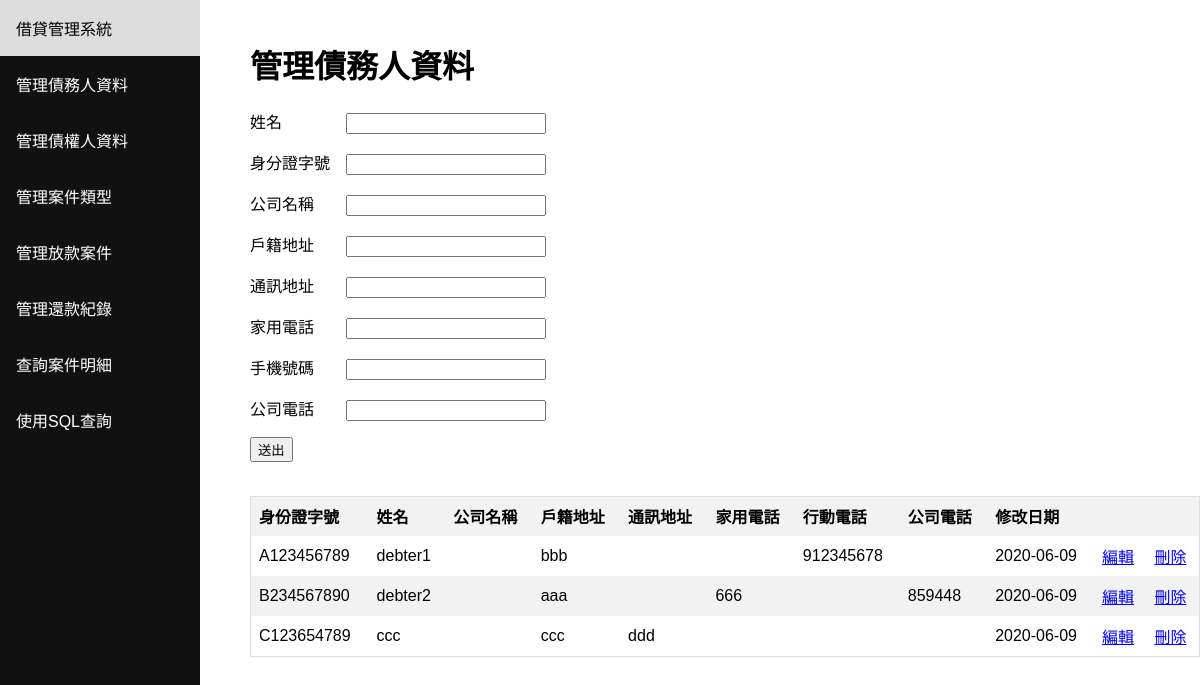
Page /debter on the earlier database version.
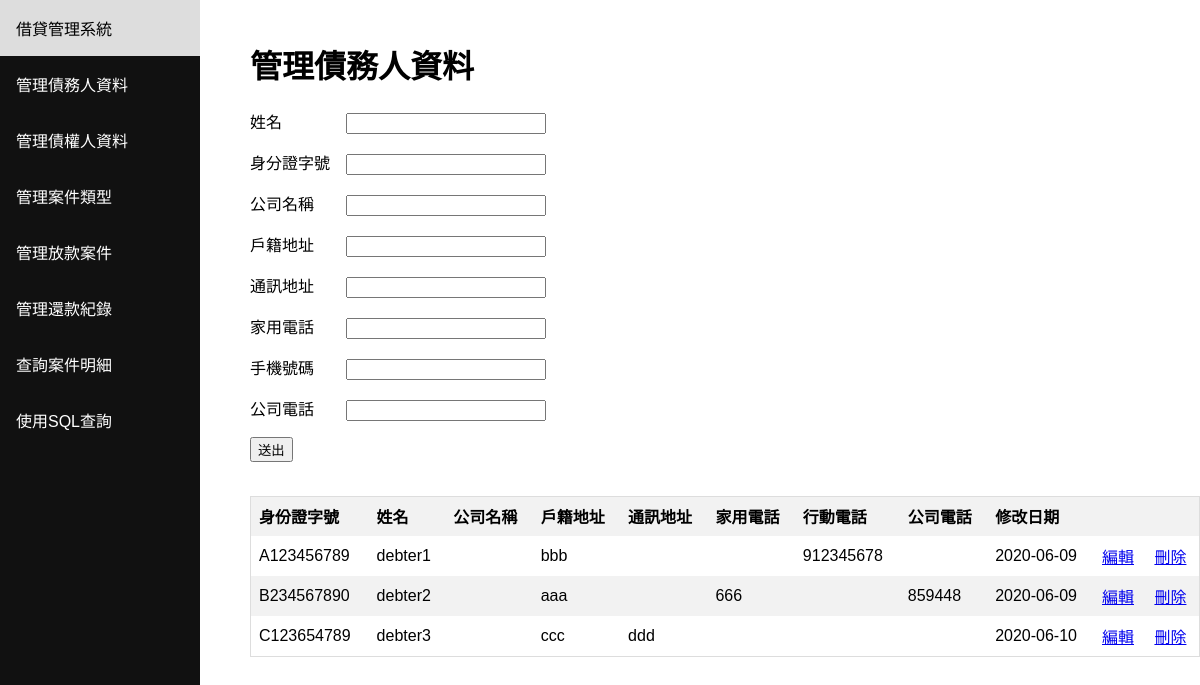
Same page on the later database version.
### tables this page shows
CREATE TABLE "DEBTER" (
	`ID`	TEXT NOT NULL UNIQUE,
	`Name`	TEXT NOT NULL,
	`CompanyName`	TEXT,
	`ResidenceAddress`	TEXT NOT NULL,
	`MailingAddress`	TEXT,
	`TelPhoneNumber`	INTEGER,
	`MobilePhoneNumber`	INTEGER,
	`CompanyPhoneNumber`	TEXT,
	`EditDate`	TEXT NOT NULL,
	PRIMARY KEY(`ID`)
);

### main.py (the view)
@app.route('/debter', methods=['GET', 'POST'])
def debter():
    if request.method == 'POST':
        edit_data('DEBTER')
    table = get_query("select * from DEBTER;")
    return render_template(
                'debter.html',
                columns=['身份證字號','姓名','公司名稱','戶籍地址','通訊地址','家用電話','行動電話','公司電話','修改日期'],
                table=table
            )

### main.py (called while the page is built)
def get_query(query):
    conn = sqlite3.connect('database.db')
    conn.row_factory = sqlite3.Row
    cur = conn.cursor()
    exe = cur.execute(query)
    rows = cur.fetchall()
    conn.close()
    output = []
    for row in rows:
        temp = dict(row)
        output.append(list(temp.values()))
    return output

### templates/debter.html (shortened to what this page needs)
<html><header><title>借貸管理系統</title></header><body><div class="sidenav"><a href="/">借貸管理系統</a><a href="/debter">管理債務人資料</a><a href="/creditor">管理債權人資料</a><a href="/project_type">管理案件類型</a><a href="/project">管理放款案件</a><a href="/period">管理還款紀錄</a><a href="/project_record">查詢案件明細</a><a href="/sql">使用SQL查詢</a></div><div class="content"><h1>管理債務人資料</h1><form method="POST" action=""><div>{% if edit %}<p>姓名　　　　<input name="Name" style="width:200px" value="{{ data[0] }}"/></p><p>身分證字號　<input name="ID" style="width:200px" value="{{ data[1] }}"/></p><p>公司名稱　　<input name="CompanyName" style="width:200px" value="{{ data[2] }}"/></p><p>戶籍地址　　<input name="ResidenceAddress" style="width:200px" value="{{ data[3] }}"/></p><p>通訊地址　　<input name="MailingAddress" style="width:200px" value="{{ data[4] }}"/></p><p>家用電話　　<input name="TelPhoneNumber" type="tel" style="width:200px" value="{{ data[5] }}"/></p><p>手機號碼　　<input name="MobilePhoneNumber" style="width:200px" value="{{ data[6] }}"/></p><p>公司電話　　<input name="CompanyPhoneNumber" type="tel" style="width:200px" value="{{ data[7] }}"/></p>{% else %}<p>姓名　　　　<input name="Name" style="width:200px"/></p><p>身分證字號　<input name="ID" style="width:200px"/></p><p>公司名稱　　<input name="CompanyName" style="width:200px"/></p><p>戶籍地址　　<input name="ResidenceAddress" style="width:200px"/></p><p>通訊地址　　<input name="MailingAddress" style="width:200px"/></p><p>家用電話　　<input name="TelPhoneNumber" type="tel" style="width:200px"/></p><p>手機號碼　　<input name="MobilePhoneNumber" style="width:200px"/></p><p>公司電話　　<input name="CompanyPhoneNumber" type="tel" style="width:200px"/></p>{% endif %}<p><input type="submit" value="送出"/></p></div><br/><div style="overflow-x:auto;"><table><thead><tr></tr>{% for column in columns %}<th>{{ column }}</th>{% endfor %}<th></th><th></th></thead><tbody>{% for row in table %}<tr>{% for item in row %}<td>{{ item }}</td>{% endfor %}<td><a href="/debter/edit/{{ row[0] }}">編輯</a></td><td><a href="/debter/delete/{{ row[0] }}">刪除</a></td></tr>{% endfor %}</tbody></table></div></form></div></body></html>

### templates/debter.html (style rules this page uses)
* { box-sizing: border-box; }
body { margin: 0; font-family: Arial, Helvetica, sans-serif; }
.sidenav { height: 100%; width: 200px; position: fixed; z-index: 1; top: 0; left: 0; background-color: #111; overflow-x: hidden; }
.sidenav a { color: white; padding: 16px; text-decoration: none; display: block; }
.content { margin-left: 200px; padding-left: 50px; padding-top: 20px; }
table { border-collapse: collapse; border-spacing: 0; width: 100%; border: 1px solid #ddd; }
th, td { text-align: left; padding: 8px; }
tr:nth-child(even) { background-color: #f2f2f2 }

Differences in the rows shown:
changed DEBTER "ccc": Name "ccc" → "debter3"; EditDate "2020-06-09" → "2020-06-10"
